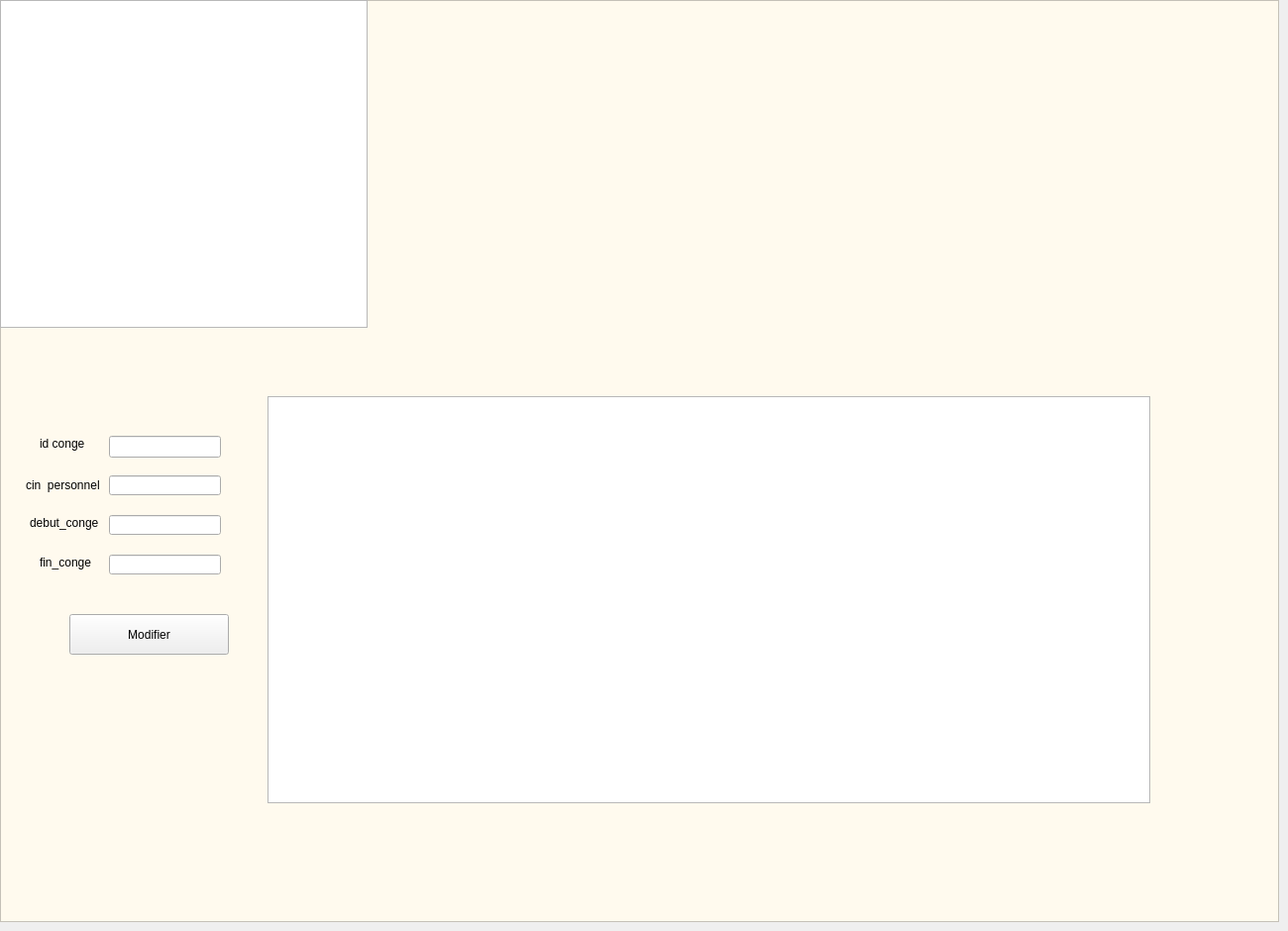
     <widget class="QWidget" name="tab_35">
      <attribute name="title">
       <string>Modifier conge</string>
      </attribute>
      <widget class="QLabel" name="label_73">
       <property name="geometry">
        <rect>
         <x>26</x>
         <y>480</y>
         <width>101</width>
         <height>20</height>
        </rect>
       </property>
       <property name="text">
        <string>cin  personnel</string>
       </property>
      </widget>
      <widget class="QPushButton" name="pushButton_22">
       <property name="geometry">
        <rect>
         <x>70</x>
         <y>620</y>
         <width>161</width>
         <height>41</height>
        </rect>
       </property>
       <property name="styleSheet">
        <string notr="true">border-image: url(:/new/MODIF2.png);</string>
       </property>
       <property name="text">
        <string>Modifier</string>
       </property>
      </widget>
      <widget class="QLineEdit" name="lineEdit_12">
       <property name="geometry">
        <rect>
         <x>110</x>
         <y>480</y>
         <width>113</width>
         <height>20</height>
        </rect>
       </property>
      </widget>
      <widget class="QLabel" name="label_74">
       <property name="geometry">
        <rect>
         <x>30</x>
         <y>520</y>
         <width>81</width>
         <height>16</height>
        </rect>
       </property>
       <property name="text">
        <string>debut_conge</string>
       </property>
      </widget>
      <widget class="QLineEdit" name="lineEdit_14">
       <property name="geometry">
        <rect>
         <x>110</x>
         <y>520</y>
         <width>113</width>
         <height>20</height>
        </rect>
       </property>
      </widget>
      <widget class="QLineEdit" name="lineEdit_35">
       <property name="geometry">
        <rect>
         <x>110</x>
         <y>560</y>
         <width>113</width>
         <height>20</height>
        </rect>
       </property>
      </widget>
      <widget class="QLabel" name="label_75">
       <property name="geometry">
        <rect>
         <x>40</x>
         <y>560</y>
         <width>71</width>
         <height>16</height>
        </rect>
       </property>
       <property name="text">
        <string>fin_conge</string>
       </property>
      </widget>
      <widget class="QGraphicsView" name="graphicsView_25">
       <property name="geometry">
        <rect>
         <x>0</x>
         <y>0</y>
         <width>1291</width>
         <height>931</height>
        </rect>
       </property>
       <property name="styleSheet">
        <string notr="true">
background-color: rgb(255, 250, 238);</string>
       </property>
      </widget>
      <widget class="QTableView" name="tableView">
       <property name="geometry">
        <rect>
         <x>270</x>
         <y>400</y>
         <width>891</width>
         <height>411</height>
        </rect>
       </property>
      </widget>
      <widget class="QGraphicsView" name="graphicsView_16">
       <property name="geometry">
        <rect>
         <x>0</x>
         <y>0</y>
         <width>371</width>
         <height>331</height>
        </rect>
       </property>
       <property name="styleSheet">
        <string notr="true">border-image: url(:/new/logo.png);</string>
       </property>
      </widget>
      <widget class="QLineEdit" name="lineEdit_10">
       <property name="geometry">
        <rect>
         <x>110</x>
         <y>440</y>
         <width>113</width>
         <height>22</height>
        </rect>
       </property>
      </widget>
      <widget class="QLabel" name="label_32">
       <property name="geometry">
        <rect>
         <x>40</x>
         <y>440</y>
         <width>55</width>
         <height>16</height>
        </rect>
       </property>
       <property name="text">
        <string>id conge</string>
       </property>
      </widget>
      <zorder>graphicsView_25</zorder>
      <zorder>pushButton_22</zorder>
      <zorder>graphicsView_16</zorder>
      <zorder>label_74</zorder>
      <zorder>label_75</zorder>
      <zorder>label_73</zorder>
      <zorder>lineEdit_35</zorder>
      <zorder>lineEdit_14</zorder>
      <zorder>lineEdit_12</zorder>
      <zorder>tableView</zorder>
      <zorder>lineEdit_10</zorder>
      <zorder>label_32</zorder>
     </widget>
